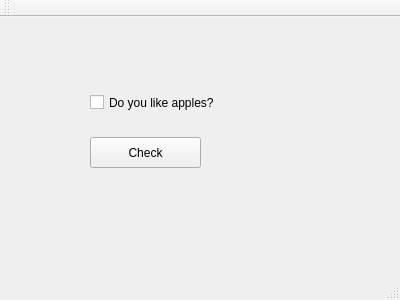
<?xml version="1.0" encoding="UTF-8"?>
<ui version="4.0">
 <class>MainWindow</class>
 <widget class="QMainWindow" name="MainWindow">
  <property name="geometry">
   <rect>
    <x>0</x>
    <y>0</y>
    <width>400</width>
    <height>300</height>
   </rect>
  </property>
  <property name="windowTitle">
   <string>MainWindow</string>
  </property>
  <widget class="QWidget" name="centralWidget">
   <widget class="QCheckBox" name="checkBox">
    <property name="geometry">
     <rect>
      <x>90</x>
      <y>60</y>
      <width>161</width>
      <height>51</height>
     </rect>
    </property>
    <property name="text">
     <string>Do you like apples?</string>
    </property>
   </widget>
   <widget class="QPushButton" name="pushButton">
    <property name="geometry">
     <rect>
      <x>90</x>
      <y>120</y>
      <width>111</width>
      <height>31</height>
     </rect>
    </property>
    <property name="text">
     <string>Check</string>
    </property>
   </widget>
  </widget>
  <widget class="QMenuBar" name="menuBar">
   <property name="geometry">
    <rect>
     <x>0</x>
     <y>0</y>
     <width>400</width>
     <height>26</height>
    </rect>
   </property>
  </widget>
  <widget class="QToolBar" name="mainToolBar">
   <attribute name="toolBarArea">
    <enum>TopToolBarArea</enum>
   </attribute>
   <attribute name="toolBarBreak">
    <bool>false</bool>
   </attribute>
  </widget>
  <widget class="QStatusBar" name="statusBar"/>
 </widget>
 <layoutdefault spacing="6" margin="11"/>
 <resources/>
 <connections/>
</ui>
